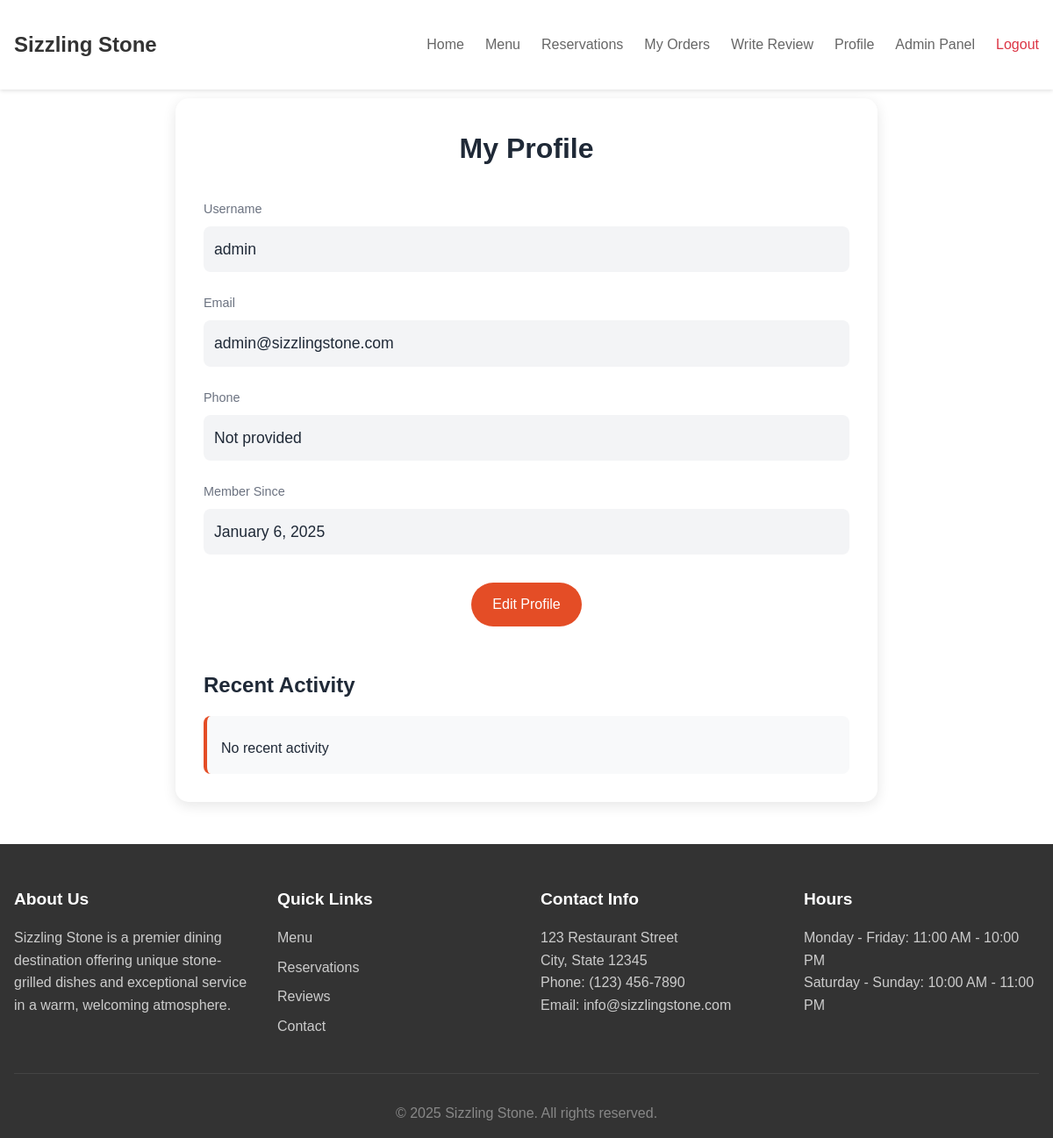
The app's page /profile.php (signed in) with its own data.
### tables this page shows
CREATE TABLE IF NOT EXISTS users (
    user_id INT PRIMARY KEY AUTO_INCREMENT,
    username VARCHAR(50) UNIQUE,
    password VARCHAR(255),
    email VARCHAR(100),
    phone VARCHAR(20),
    role ENUM('customer', 'admin') DEFAULT 'customer',
    created_at TIMESTAMP DEFAULT CURRENT_TIMESTAMP
);

### app/controllers/UserController.php (called while the page is built, shortened)
<?php
require_once __DIR__ . '/../models/User.php';
class UserController {
    private $user;
    public function __construct() {
        $database = new Database();
        $db = $database->getConnection();
        $this->user = new User($db);
    }
    public function getUserById($userId) {
        return $this->user->getById($userId);
    }
    public function getRecentOrders($userId, $limit = 5) {
        return $this->user->getRecentOrders($userId, $limit);
    }
}

### app/models/User.php (called while the page is built, shortened)
<?php
class User {
    private $conn;
    private $table_name = "users";
    public function __construct($db) {
        $this->conn = $db;
    }
    public function getById($userId) {
        $query = "SELECT * FROM " . $this->table_name . " WHERE user_id = :user_id";
        $stmt = $this->conn->prepare($query);
        $stmt->bindParam(":user_id", $userId);
        $stmt->execute();
        return $stmt->fetch(PDO::FETCH_ASSOC);
    }
    public function getRecentOrders($userId, $limit = 5) {
        $query = "SELECT * FROM orders
                WHERE user_id = :user_id
                ORDER BY order_date DESC
                LIMIT :limit";
        $stmt = $this->conn->prepare($query);
        $stmt->bindParam(":user_id", $userId);
        $stmt->bindParam(":limit", $limit, PDO::PARAM_INT);
        $stmt->execute();
        return $stmt;
    }
}
?>

### public/profile.php (the view, shortened to what this page needs)
<?php
require_once __DIR__ . '/../app/controllers/UserController.php';
$userController = new UserController();
$user = $userController->getUserById($_SESSION['user_id']);
?>
<!DOCTYPE html>
<html lang="en">
<head>
    <link rel="stylesheet" href="<?php echo BASE_URL; ?>css/style.css">
</head>
<body>
    <?php include __DIR__ . '/../app/views/includes/header.php'; ?>
    <main>
        <div class="container">
            <div class="profile-section">
                <div class="profile-header">
                    <h1>My Profile</h1>
                </div>
                <div class="profile-info">
                    <div class="info-group">
                        <span class="info-label">Username</span>
                        <div class="info-value"><?php echo htmlspecialchars($user['username']); ?></div>
                    </div>
                    <div class="info-group">
                        <span class="info-label">Email</span>
                        <div class="info-value"><?php echo htmlspecialchars($user['email']); ?></div>
                    </div>
                    <div class="info-group">
                        <span class="info-label">Phone</span>
                        <div class="info-value"><?php echo htmlspecialchars($user['phone'] ?? 'Not provided'); ?></div>
                    </div>
                    <div class="info-group">
                        <span class="info-label">Member Since</span>
                        <div class="info-value"><?php echo date('F j, Y', strtotime($user['created_at'])); ?></div>
                    </div>
                </div>
                <div style="text-align: center;">
                    <a href="<?php echo BASE_URL; ?>public/profile/edit.php" class="edit-profile-btn">Edit Profile</a>
                </div>
                <div class="activity-section">
                    <h2>Recent Activity</h2>
                    <div class="activity-list">
                        <?php
                        $recentOrders = $userController->getRecentOrders($_SESSION['user_id'], 5);
                        if ($recentOrders && $recentOrders->rowCount() > 0):
                            while ($order = $recentOrders->fetch(PDO::FETCH_ASSOC)):
                        ?>
                            <div class="activity-item">
                                <div class="activity-date">
                                    <?php echo date('F j, Y, g:i a', strtotime($order['order_date'])); ?>
                                </div>
                                <div class="activity-description">
                                    Order #<?php echo $order['order_id']; ?> -
                                    <?php echo ucfirst($order['status']); ?> -
                                    $<?php echo number_format($order['total_amount'], 2); ?>
                                </div>
                            </div>
                        <?php
                            endwhile;
                        else:
                        ?>
                            <div class="activity-item">
                                <div class="activity-description">No recent activity</div>
                            </div>
                        <?php endif; ?>
                    </div>
                </div>
            </div>
        </div>
    </main>
    <?php include __DIR__ . '/../app/views/includes/footer.php'; ?>
</body>
</html>

### public/css/style.css (style rules this page uses)
* { margin: 0; padding: 0; box-sizing: border-box; }
body { font-family: 'Arial', sans-serif; line-height: 1.6; color: #333; }
.container { max-width: 1200px; margin: 0 auto; padding: 0 20px; }

### public/profile.php (style rules this page uses)
.profile-section { max-width: 800px; margin: 2rem auto; padding: 2rem; background: white; border-radius: 15px; box-shadow: 0 4px 15px rgba(0,0,0,0.1); }
.profile-header { text-align: center; margin-bottom: 2rem; }
.profile-header h1 { color: #1f2937; font-size: 2rem; margin-bottom: 0.5rem; }
.profile-info { display: grid; gap: 1.5rem; }
.info-group { display: grid; gap: 0.5rem; }
.info-label { font-weight: 500; color: #6b7280; font-size: 0.9rem; }
.info-value { font-size: 1.1rem; color: #1f2937; padding: 0.75rem; background: #f3f4f6; border-radius: 8px; }
.edit-profile-btn { display: inline-block; background: #e44d26; color: white; padding: 0.75rem 1.5rem; border-radius: 25px; text-decoration: none; font-weight: 500; margin-top: 2rem; transition: all 0.3s; }
.activity-section { margin-top: 3rem; }
.activity-section h2 { color: #1f2937; font-size: 1.5rem; margin-bottom: 1rem; }
.activity-list { display: grid; gap: 1rem; }
.activity-item { padding: 1rem; background: #f8f9fa; border-radius: 8px; border-left: 4px solid #e44d26; }
.activity-description { margin-top: 0.5rem; color: #1f2937; }

### app/views/includes/header.php (style rules this page uses)
.container { max-width: 1200px; margin: 0 auto; padding: 0 1rem; }

### records on screen
users: username "admin", email "admin@sizzlingstone.com", phone "Not provided", created_at "January 6, 2025"
